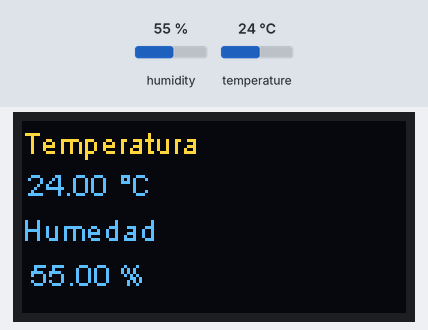
A sketch run on a simulated ESP32. Parts: 128×64 one-colour display. The inputs (shaded band) are chosen by the test bench; at power-on: humidity 55 %, temperature 24 °C. The OLED is the two-colour kind (top 16 rows yellow); what the sketch prints to the serial monitor is not drawn.

Above: at 2.9 s.
3.0 s: humidity set to 22 %
At 4.8 s:
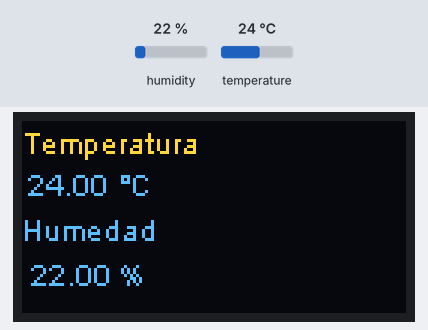
5.8 s: temperature set to 12 °C
At 7.0 s:
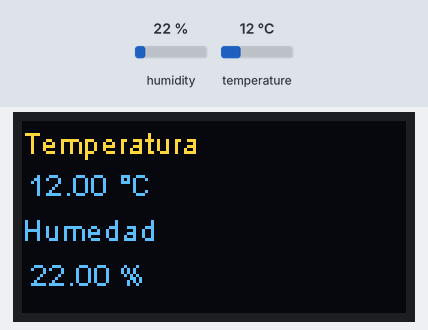
8.6 s: humidity set to 40 %
At 11.5 s:
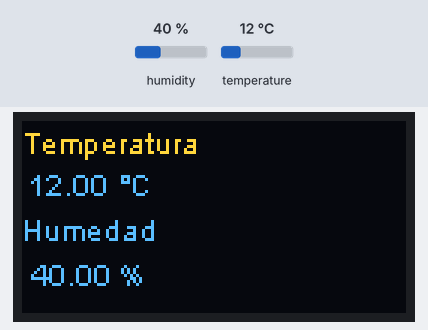
11.8 s: temperature set to 19 °C
Timing chart, 0 to 14.8 s (numbered marks = the images above; inputs shaded):
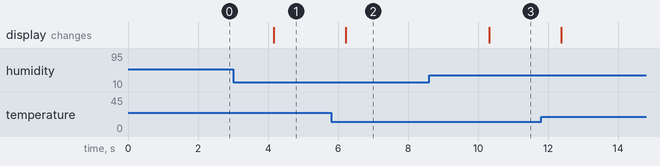

Measured:
- after the input at 3.0 s, the display: changes after 1.2 s (image 1)
- after the input at 5.8 s, the display: changes after 0.42 s (image 2)
- after the input at 8.6 s, the display: changes after 1.7 s (image 3)

The sketch:

dht11.ino
```cpp
#include <iostream>
#include <Adafruit_Sensor.h>
#include <DHT.h>
#include "heltec.h"
#define DHTPIN 12
#define DHTTYPE DHT11

using namespace std;

#define INLINE inline __attribute__((always_inline))

using SenseType = float;   // user-defined types = ADT = abstract data type
using PortType  = uint8_t; // unsigned int 8-bits = fixed size int


class SensorTemp { // Class = user defined type definition (define-and-use)
private: // default private visibility
    SenseType t,h;
    SenseType moist;
    PortType  port=12;
    DHT *dht ;
public:
    void inicio() {
       dht = new DHT(DHTPIN, DHTTYPE);
       dht->begin();
    }
    void leer() {
        // DHT11 read ports
        t=dht->readTemperature();
        h=dht->readHumidity();
        Heltec.display -> clear();
        Heltec.display -> drawString(0, 1, "Temperatura");
        Heltec.display -> drawString(2, 15, String(t));
        Heltec.display -> drawString(2, 15, "          °C");
        Heltec.display -> drawString(0, 30, "Humedad");
        Heltec.display -> drawString(3, 45, String(h));
        Heltec.display -> drawString(2, 45, "          %");
        Heltec.display -> display();
        if (isnan(h) || isnan(t)) {
          Serial.println("Falla al leer el sensor DHT11!");
          Heltec.display -> clear();
          Heltec.display -> drawString(0, 0, "FAllA de Sensor..........");
          Heltec.display -> display();
          return;
          }
    }
    friend ostream& operator << (ostream &os,  SensorTemp &s) {
        os << "Temperatura =  " << s.t << "ºC" << "Humedad =  " << s.h << "%" << endl; // Add humidity value
        return os;
    }
};

SensorTemp th; // use = instance = objeto
void setup() {
  // put your setup code here, to run once:
  Serial.begin(9600);
  Heltec.begin(true /*DisplayEnable Enable*/, false /*LoRa Enable*/, true /*Serial Enable*/);
  th.inicio();
}

void loop() {
  // put your main code here, to run repeatedly:
    // DANGER! th.temp = 60;
    th.leer();
    cout << th; // attribute (dot-operator)
    delay(1000);

}
```
